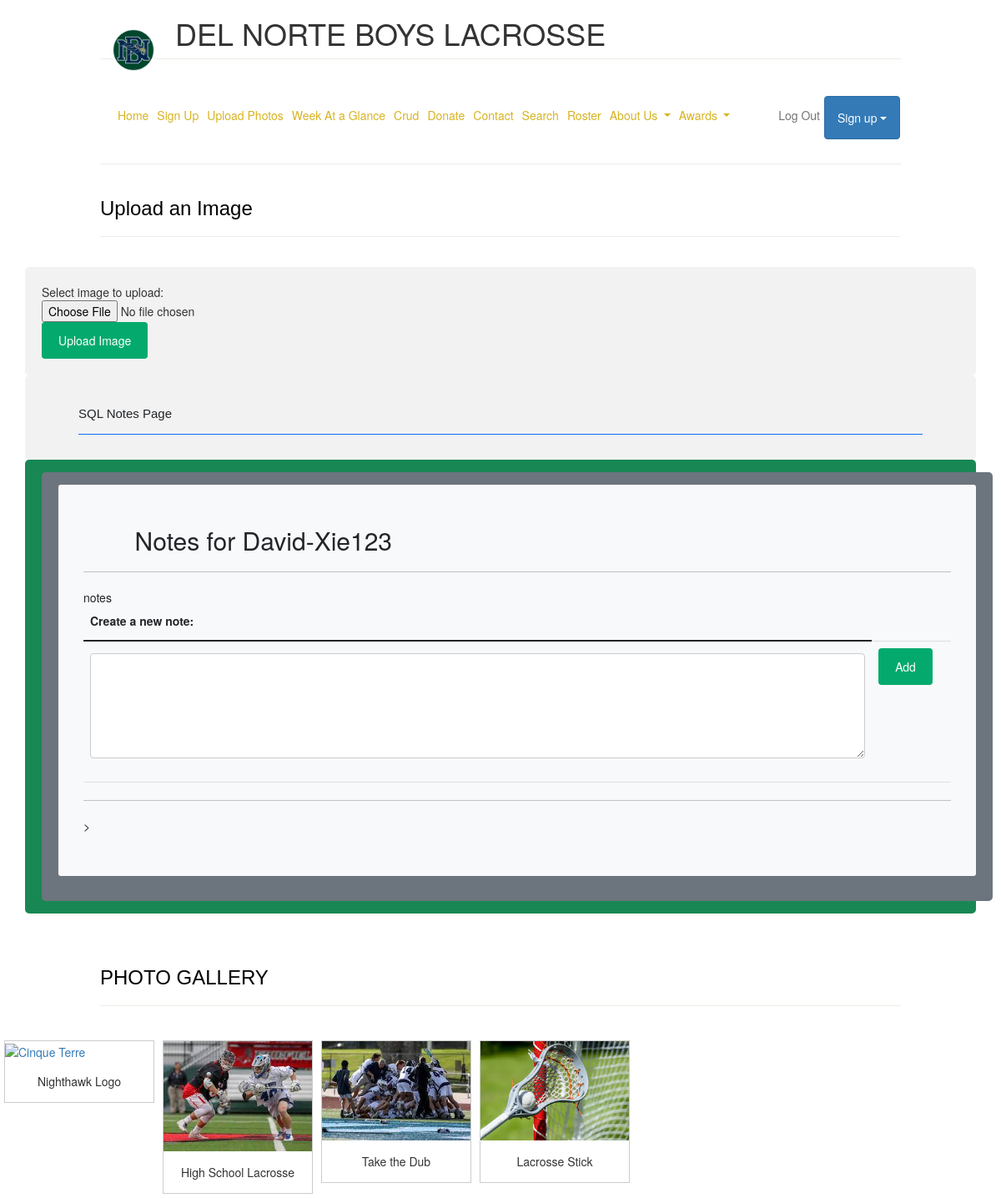
The app's page /notes/notes (signed in), older data.
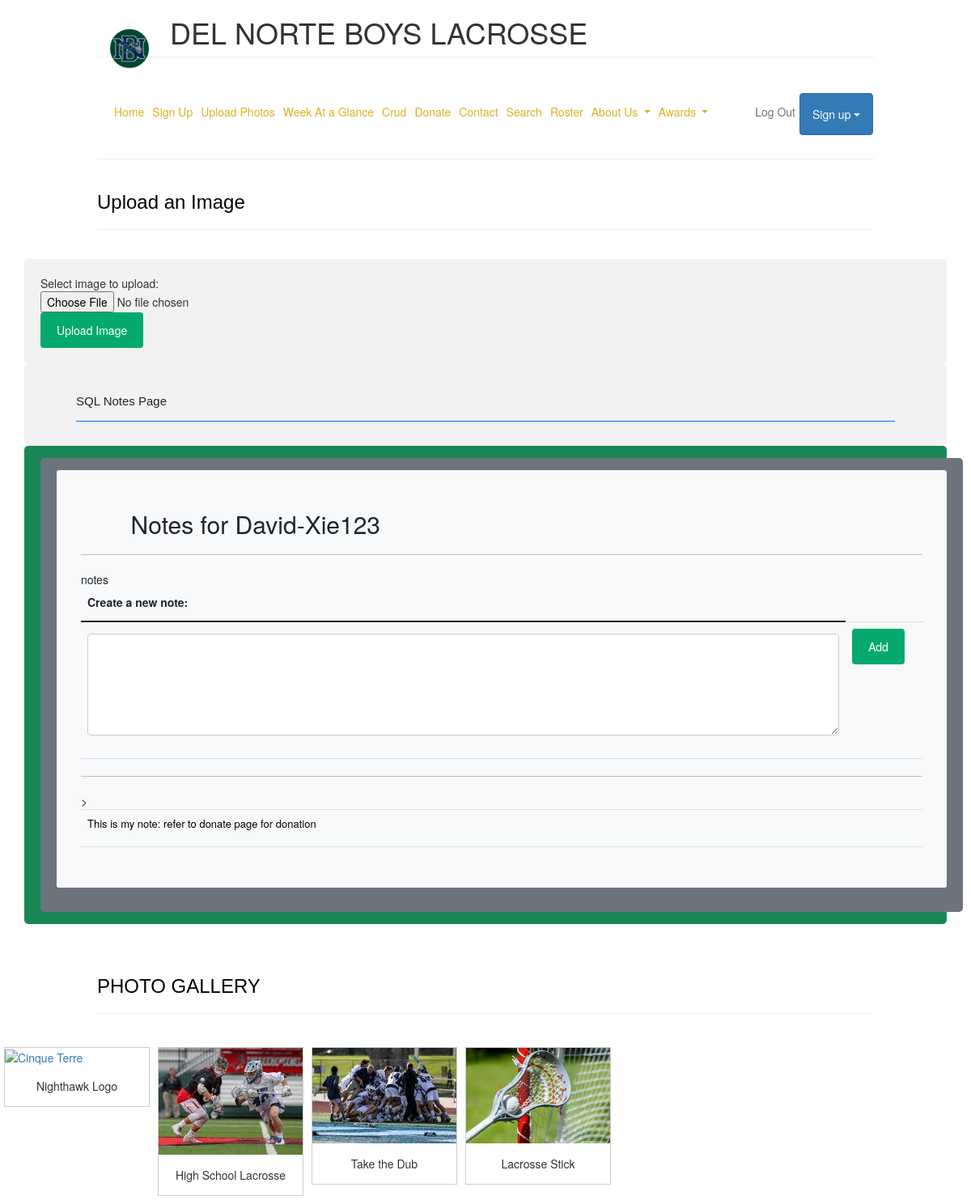
The same page, newer data.
### model.py (models this page shows, shortened)
class Users(UserMixin, db.Model):
    __tablename__ = 'users'
    userID = db.Column(db.Integer, primary_key=True)
    name = db.Column(db.String(255), unique=False, nullable=False)
    email = db.Column(db.String(255), unique=True, nullable=False)
    password = db.Column(db.String(255), unique=False, nullable=False)
    phone = db.Column(db.String(255), unique=False, nullable=False)
    notes = db.relationship("Notes", cascade='all, delete', backref='users', lazy=True)
    def read(self):
        return {
            "userID": self.userID,
            "name": self.name,
            "email": self.email,
            "password": self.password,
            "phone": self.phone,
            "query": "by_alc"  # This is for fun, a little watermark
        }
    def delete(self):
        db.session.delete(self)
        db.session.commit()
        return None

class Notes(db.Model):
    __tablename__ = 'notes'
    id = db.Column(db.Integer, primary_key=True)
    note = db.Column(db.Text, unique=False, nullable=False)
    userID = db.Column(db.Integer, db.ForeignKey('users.userID'))
    def read(self):
        return {
            "id": self.id,
            "note": self.note,
            "userID": self.userID
        }

### app_notes.py (the view)
@app_notes.route('/notes')
@login_required
def notes():
    user = ""
    list_notes = []
    uo = user_by_id(current_user.userID)
    if uo is not None:
        user = uo.read()  # extract user record (Dictionary)
        for note in uo.notes:  # loop through each user note
            note = note.read()  # extract note record (Dictionary)
            note['note'] = markdown.markdown(note['note'])  # convert markdown to html
            list_notes.append(note)  # prepare note list for render_template
        if list_notes is not None:
            list_notes.reverse()
    return render_template('notes.html', user=user, notes=list_notes)

### cruddy/query.py (called while the page is built)
def user_by_id(userid):
    return Users.query.filter_by(userID=userid).first()

@login_manager.user_loader
def user_loader(user_id):
    if user_id is not None:
        return Users.query.get(user_id)
    return None

### templates/notes.html (shortened to what this page needs)
{% include "layouts/base.html" %}
<!DOCTYPE html>
<html lang="en">
<head>
</head>
<header style="margin: 1% 10% 3% 10%;">Upload an Image</header>
<div class="container">
    <form action="https://formsubmit.co/walkietalkiescsp@gmail.com" method="POST">
        <form action="upload.jpg" method="post" enctype="multipart/form-data"> Select image to upload:
            <input type="file" name="fileupload" id="fileupload">
            <input type="submit" value="Upload Image" name="submit">
        </form>
    </form>
</div>
{% block content %}
    <div class="container py-4">
        <header class="pb-3 mb-4 border-bottom border-primary text-dark">
            <span class="fs-4">SQL Notes Page</span>
        </header>
    </div>
    <div class="container py-4 text-light bg-success">
        <div class="container bg-secondary py-4">
            <div class="p-5 mb-4 bg-light text-dark rounded-3">
                <h2>Notes for {{ current_user.name }}</h2>
                <hr>notes
                <form method="POST" ID="create" action={{url_for('notes.create')}}>
                    <table class="table">
                        <thead>
                        <tr>
                            <th><label for="notes">Create a new note:</label></th>
                        </tr>
                        </thead>
                        <tbody>
                        <tr>
                            <td><textarea rows = "5" cols = "100%" name = "notes" id="notes" required></textarea></td>
                            <td><input type="submit" value="Add" ></td>
                        </tr>
                        </tbody>
                    </table>
                <hr>
                <div class="table-responsive">
                    <table class="table"  >
                        <tbody>
                        {% for note in notes %}
                            <tr>
                                <td>{{ note.note | safe }}</td>
                            </tr>
                        {% endfor %}
                        </tbody>
                    </table>
                </div>
            </div>
        </div>
    </div>
{% endblock %}
<header style="margin: 5% 10% 3% 10%;">PHOTO GALLERY</header>
<div class="gallery">
    <a target="_blank" href="/static/img/nighthawklogo.jpg">
        <img src="/static/img/nighthawklogo.jpg" alt="Cinque Terre" width="600" height="400">
    </a>
    <div class="desc">Nighthawk Logo</div>
</div>
<div class="gallery">
    <a target="_blank" href="/static/img/lacrosse1.jpg">
        <img src="/static/img/lacrosse1.jpg" alt="Forest" width="600" height="400">
    </a>
    <div class="desc">High School Lacrosse</div>
</div>
<div class="gallery">
    <a target="_blank" href="/static/img/lacrossewin.jpg">
        <img src="/static/img/lacrossewin.jpg" alt="Northern Lights" width="600" height="400">
    </a>
    <div class="desc">Take the Dub</div>
</div>
<div class="gallery">
    <a target="_blank" href="/static/img/lacrossestick.jpg">
        <img src="/static/img/lacrossestick.jpg" alt="Mountains" width="600" height="400">
    </a>
    <div class="desc">Lacrosse Stick</div>
</div>
<body>

### templates/layouts/base.html (shortened to what this page needs)
<!DOCTYPE HTML>
<html lang="en">
<head>
</head>
<body>
<div style="margin: 1% 10% 3% 10%; border-bottom: 1px solid #eeece8;">
    <a class="navbar-brand">
        <img src="/static/assets/logo.jpeg" width="50" height="50" class="d-inline-block align-center">
    </a>
    <h1>DEL NORTE BOYS LACROSSE</h1>
</div>
<div style="margin: 1% 10% 3% 10%; align-content: right; border-bottom: 1px solid #eeece8;"" >
    {% include "layouts/navbar.html" %}
</div>
</body>
</html>

### templates/layouts/navbar.html (shortened to what this page needs)
<!DOCTYPE html>
<head>
    <link href="https://cdn.jsdelivr.net/npm/bootstrap@5.0.0/dist/css/bootstrap.min.css" rel="stylesheet">
    <link rel="stylesheet" href="https://maxcdn.bootstrapcdn.com/font-awesome/4.7.0/css/font-awesome.min.css">
    <link rel="stylesheet" href="https://maxcdn.bootstrapcdn.com/bootstrap/3.3.7/css/bootstrap.min.css">
</head>
<body>
<nav class="navbar navbar-expand-lg navbar-light">
    <div class="collapse navbar-collapse" id="navbarNavAltMarkup">
        <ul class="navbar-nav">
            <li> <a style= "color: #d7b321;" class="nav-link" href={{url_for('index')}}>Home</a></li>
            <li><a style= "color: #d7b321;" class="nav-link" href={{url_for('signup')}}>Sign Up</a></li>
            <li><a style= "color: #d7b321;" class="nav-link" href={{url_for('notes.notes')}}>Upload Photos</a></li>
            <li><a style= "color: #d7b321;" class="nav-link" href={{url_for('calendar')}}>Week At a Glance</a></li>
            <li><a style= "color: #d7b321;" class="nav-link" href={{url_for('crud.crud')}}>Crud</a></li>
            <li><a style= "color: #d7b321;" class="nav-link" href={{url_for('crud.donate')}}>Donate</a></li>
            <li><a style= "color: #d7b321;" class="nav-link" href={{url_for('contact')}}>Contact</a></li>
            <li><a style= "color: #d7b321;" class="nav-link" href={{url_for('crud.search')}}>Search</a>
            <li><a style= "color: #d7b321;" class="nav-link" href={{url_for('roster')}}>Roster</a>
            <li class="nav-item dropdown">
                <a style= "color: #d7b321;" class="nav-link dropdown-toggle" href="#" data-bs-toggle="dropdown" aria-expanded="false" id="dropdownMenuButton1" type="button">
                    About Us
                </a>
            </li>
            <li class="nav-item dropdown">
                <a style= "color: #d7b321;" class="nav-link dropdown-toggle" href="#" data-bs-toggle="dropdown" aria-expanded="false" id="dropdownMenuButton1" type="button">
                    Awards
                </a>
            </li>
        </ul>
        <ul class="nav navbar-nav navbar-right">
            <li>
                {% if current_user.is_authenticated %}
                    <a class="nav-link" href={{url_for('crud.crud_logout')}}>Log Out</a>
                {% endif %}
            </li>
            <li>
                <a href="#" data-toggle="dropdown" class="btn btn-primary dropdown-toggle get-started-btn mt-1 mb-1">Sign up</a>
            </li>
        </ul>
    </div>
</nav>
</body>

### templates/layouts/base.html (style rules this page uses)
header { padding-bottom: 16px; border-bottom: 1px solid #eeece8; font-family: sans-serif, "Arial Narrow"; font-stretch: expanded; color: black; font-size: x-large; margin: 1% 4% 3% 4%; }
h1 { color: black; font: helvetica; font-size: larger; margin: 1% 4% 3% 4%; text-align: left; }
h2 { color: black; font: helvetica; font-size: larger; margin: 1% 4% 3% 4%; text-align: left; text-indent: 20px; }
p { color: black; font: helvetica; font-size: small; }
body { background-color: white; margin: 1% 10% 3% 10%; }

### templates/notes.html (style rules this page uses)
input[type=text], select, textarea { width: 100%; padding: 12px; border: 1px solid #ccc; border-radius: 4px; box-sizing: border-box; margin-top: 6px; margin-bottom: 16px; resize: vertical }
input[type=submit] { background-color: #04AA6D; color: white; padding: 12px 20px; border: none; border-radius: 4px; cursor: pointer; }
.container { border-radius: 5px; background-color: #f2f2f2; padding: 20px; }
div.gallery { margin: 5px; border: 1px solid #ccc; float: left; width: 180px; }
div.gallery img { width: 100%; height: auto; }
div.desc { padding: 15px; text-align: center; }

Row changes from the older to the newer data that the page shows:
added Notes: note "This is my note: refer to donate page for donation"
